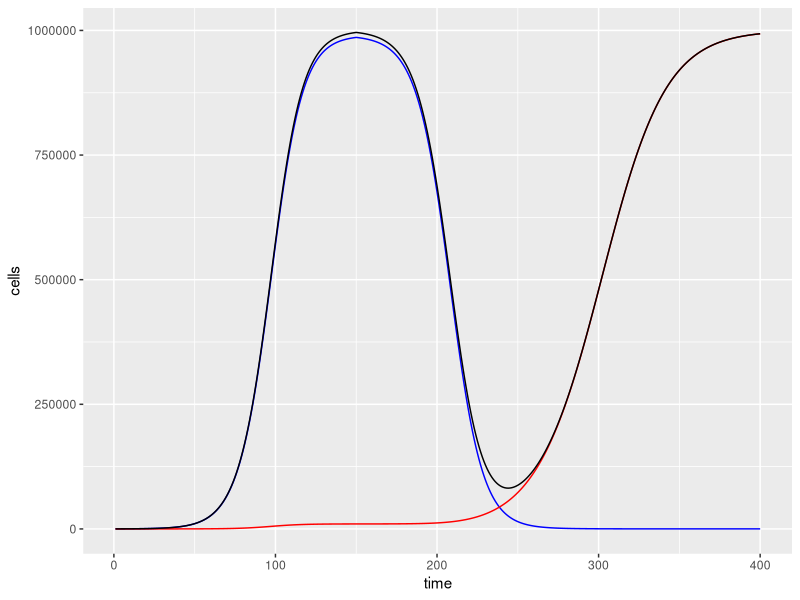

Here is the R script that generated this plot:
## N(t+1)=Nt+rnNt(1-(Nt+Mt)/K)
## M(t+1)=Mt+rmMt(1-(Nt+Mt)/K)

rn = 0.1 #Growth of non-resistant cells without drug
rm = 0.1 #Growth of resistant cells without drug
rnd = -0.1 #Growth of non-resistant cells in presence of drug
rmd = 0.05 # Growth of resistant cells (50%) in presence of drug
K = 1000000 

# time horizon
times<- 1:400
#Store output
output <-matrix(data=NA,nrow = length(times),ncol = 4)
output[,1]=times

#Initial population sizes
output[1,2]=99 
output[1,3]=1
output[1,4]=100
#For loop to iteratively update the population
for(i in times[-1]){ ##times[-1] gets rid of only the first entry, making output[(i-1),2] not produce an error
  if(times[i]<=150){ #before drug introduction
  output[i,2]=output[(i-1),2]+rn*output[(i-1),2]*(1-output[(i-1),4]/K)
  output[i,3]=output[(i-1),3]+rm*output[(i-1),3]*(1-output[(i-1),4]/K)
  output[i,4]=output[i,2]+output[i,3]
}else{ #drug introduced after time 150
  output[i,2]=output[(i-1),2]+rnd*output[(i-1),2]*(1-output[(i-1),4]/K)
  output[i,3]=output[(i-1),3]+rmd*output[(i-1),3]*(1-output[(i-1),4]/K)
  output[i,4]=output[i,2]+output[i,3]
}
}
#Output dataframe
outputDF<-data.frame(time=output[,1],nonresistant=output[,2],mutant=output[,3],total=output[,4])

tail(outputDF)

#Time to plot
library(ggplot2)
ggplot()+
  geom_line(data = outputDF, aes(x=time,y=nonresistant),color='blue')+ #nonresistant strain line blue
  geom_line(data = outputDF, aes(x=time,y=mutant),color='red')+ #resistant strain line red
  geom_line(data = outputDF, aes(x=time,y=total),color='black')+ #total line black
  xlab('time')+
  ylab('cells')



